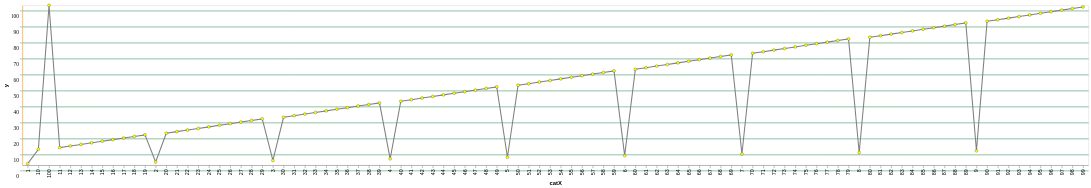

Write the Vega-Lite specification saved for this chart.
### Vega-Lite specification from a JSON file in a GitHub repository (floating-point values rounded to 4 significant figures)
{"$schema": "https://vega.github.io/schema/vega-lite/v5.json", "config": {"axisQuantitative": {"domainColor": "orange", "gridColor": "seagreen", "labelFont": "Comic Sans MS", "labelOffset": 10, "tickOffset": 10}, "axisTemporal": {"domainColor": "brown", "domainDash": [4, 2], "grid": false, "labelColor": "purple"}, "line": {"stroke": "gray", "strokeWidth": 2}, "point": {"fill": "yellow", "stroke": "black", "strokeOpacity": 0.4, "strokeWidth": 1}}, "data": {"values": [{"catX": "1", "x": 1, "y": 1}, {"catX": "2", "x": 2, "y": 2}, {"catX": "3", "x": 3, "y": 3}, {"catX": "4", "x": 4, "y": 4}, {"catX": "5", "x": 5, "y": 5}, {"catX": "6", "x": 6, "y": 6}, {"catX": "7", "x": 7, "y": 7}, {"catX": "8", "x": 8, "y": 8}, {"catX": "9", "x": 9, "y": 9}, {"catX": "10", "x": 10, "y": 10}, {"catX": "11", "x": 11, "y": 11}, {"catX": "12", "x": 12, "y": 12}, {"catX": "13", "x": 13, "y": 13}, {"catX": "14", "x": 14, "y": 14}, {"catX": "15", "x": 15, "y": 15}, {"catX": "16", "x": 16, "y": 16}, {"catX": "17", "x": 17, "y": 17}, {"catX": "18", "x": 18, "y": 18}, {"catX": "19", "x": 19, "y": 19}, {"catX": "20", "x": 20, "y": 20}, {"catX": "21", "x": 21, "y": 21}, {"catX": "22", "x": 22, "y": 22}, {"catX": "23", "x": 23, "y": 23}, {"catX": "24", "x": 24, "y": 24}, {"catX": "25", "x": 25, "y": 25}, {"catX": "26", "x": 26, "y": 26}, {"catX": "27", "x": 27, "y": 27}, {"catX": "28", "x": 28, "y": 28}, {"catX": "29", "x": 29, "y": 29}, {"catX": "30", "x": 30, "y": 30}, {"catX": "31", "x": 31, "y": 31}, {"catX": "32", "x": 32, "y": 32}, {"catX": "33", "x": 33, "y": 33}, {"catX": "34", "x": 34, "y": 34}, {"catX": "35", "x": 35, "y": 35}, {"catX": "36", "x": 36, "y": 36}, {"catX": "37", "x": 37, "y": 37}, {"catX": "38", "x": 38, "y": 38}, {"catX": "39", "x": 39, "y": 39}, {"catX": "40", "x": 40, "y": 40}, {"catX": "41", "x": 41, "y": 41}, {"catX": "42", "x": 42, "y": 42}, {"catX": "43", "x": 43, "y": 43}, {"catX": "44", "x": 44, "y": 44}, {"catX": "45", "x": 45, "y": 45}, {"catX": "46", "x": 46, "y": 46}, {"catX": "47", "x": 47, "y": 47}, {"catX": "48", "x": 48, "y": 48}, {"catX": "49", "x": 49, "y": 49}, {"catX": "50", "x": 50, "y": 50}, {"catX": "51", "x": 51, "y": 51}, {"catX": "52", "x": 52, "y": 52}, {"catX": "53", "x": 53, "y": 53}, {"catX": "54", "x": 54, "y": 54}, {"catX": "55", "x": 55, "y": 55}, {"catX": "56", "x": 56, "y": 56}, {"catX": "57", "x": 57, "y": 57}, {"catX": "58", "x": 58, "y": 58}, {"catX": "59", "x": 59, "y": 59}, {"catX": "60", "x": 60, "y": 60}, {"catX": "61", "x": 61, "y": 61}, {"catX": "62", "x": 62, "y": 62}, {"catX": "63", "x": 63, "y": 63}, {"catX": "64", "x": 64, "y": 64}, {"catX": "65", "x": 65, "y": 65}, {"catX": "66", "x": 66, "y": 66}, {"catX": "67", "x": 67, "y": 67}, {"catX": "68", "x": 68, "y": 68}, {"catX": "69", "x": 69, "y": 69}, {"catX": "70", "x": 70, "y": 70}, {"catX": "71", "x": 71, "y": 71}, {"catX": "72", "x": 72, "y": 72}, {"catX": "73", "x": 73, "y": 73}, {"catX": "74", "x": 74, "y": 74}, {"catX": "75", "x": 75, "y": 75}, {"catX": "76", "x": 76, "y": 76}, {"catX": "77", "x": 77, "y": 77}, {"catX": "78", "x": 78, "y": 78}, {"catX": "79", "x": 79, "y": 79}, {"catX": "80", "x": 80, "y": 80}, {"catX": "81", "x": 81, "y": 81}, {"catX": "82", "x": 82, "y": 82}, {"catX": "83", "x": 83, "y": 83}, {"catX": "84", "x": 84, "y": 84}, {"catX": "85", "x": 85, "y": 85}, {"catX": "86", "x": 86, "y": 86}, {"catX": "87", "x": 87, "y": 87}, {"catX": "88", "x": 88, "y": 88}, {"catX": "89", "x": 89, "y": 89}, {"catX": "90", "x": 90, "y": 90}, {"catX": "91", "x": 91, "y": 91}, {"catX": "92", "x": 92, "y": 92}, {"catX": "93", "x": 93, "y": 93}, {"catX": "94", "x": 94, "y": 94}, {"catX": "95", "x": 95, "y": 95}, {"catX": "96", "x": 96, "y": 96}, {"catX": "97", "x": 97, "y": 97}, {"catX": "98", "x": 98, "y": 98}, {"catX": "99", "x": 99, "y": 99}, {"catX": "100", "x": 100, "y": 100}]}, "encoding": {"x": {"field": "catX", "type": "ordinal"}, "y": {"field": "y", "type": "quantitative"}}, "mark": {"point": true, "type": "line"}}
